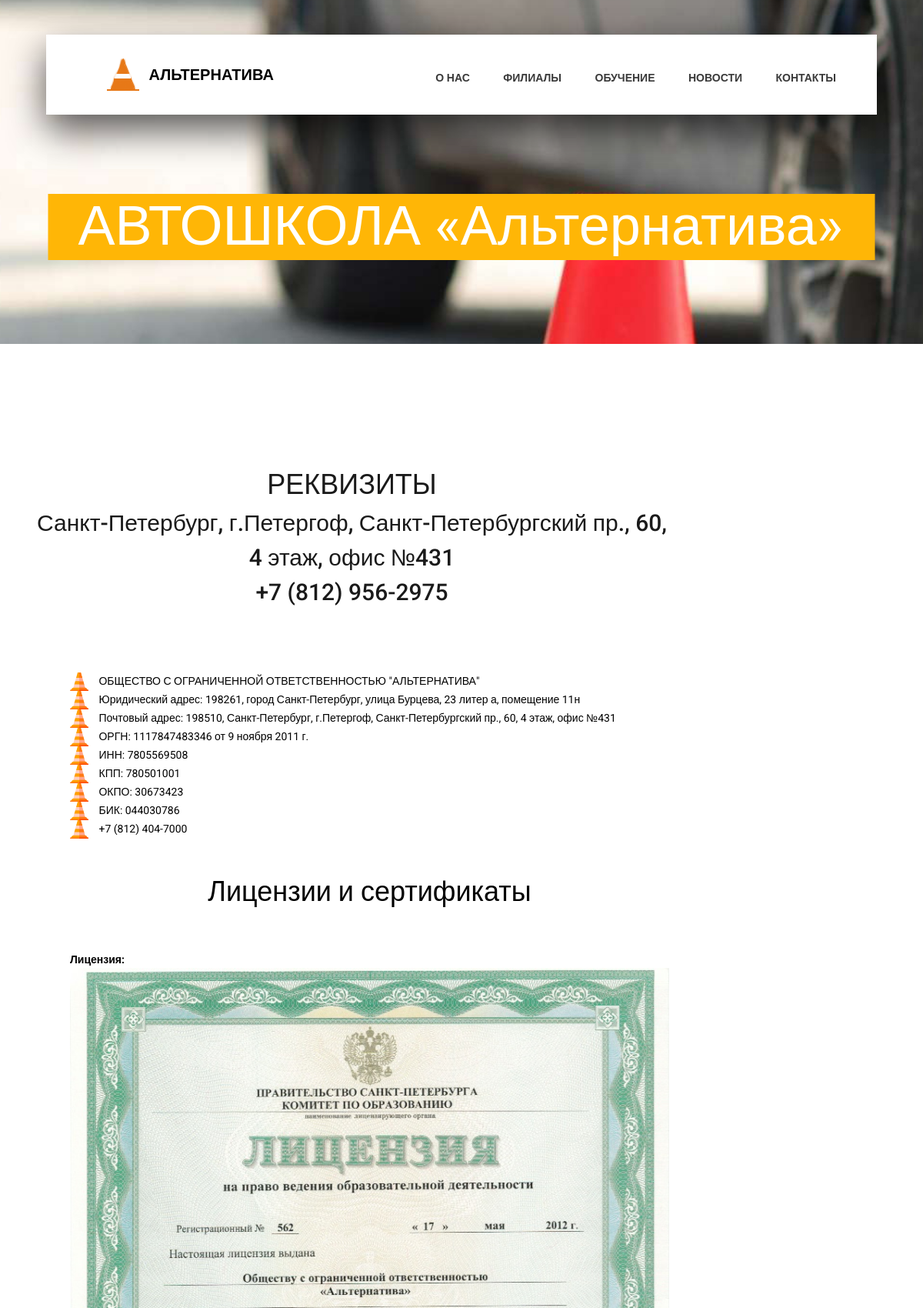
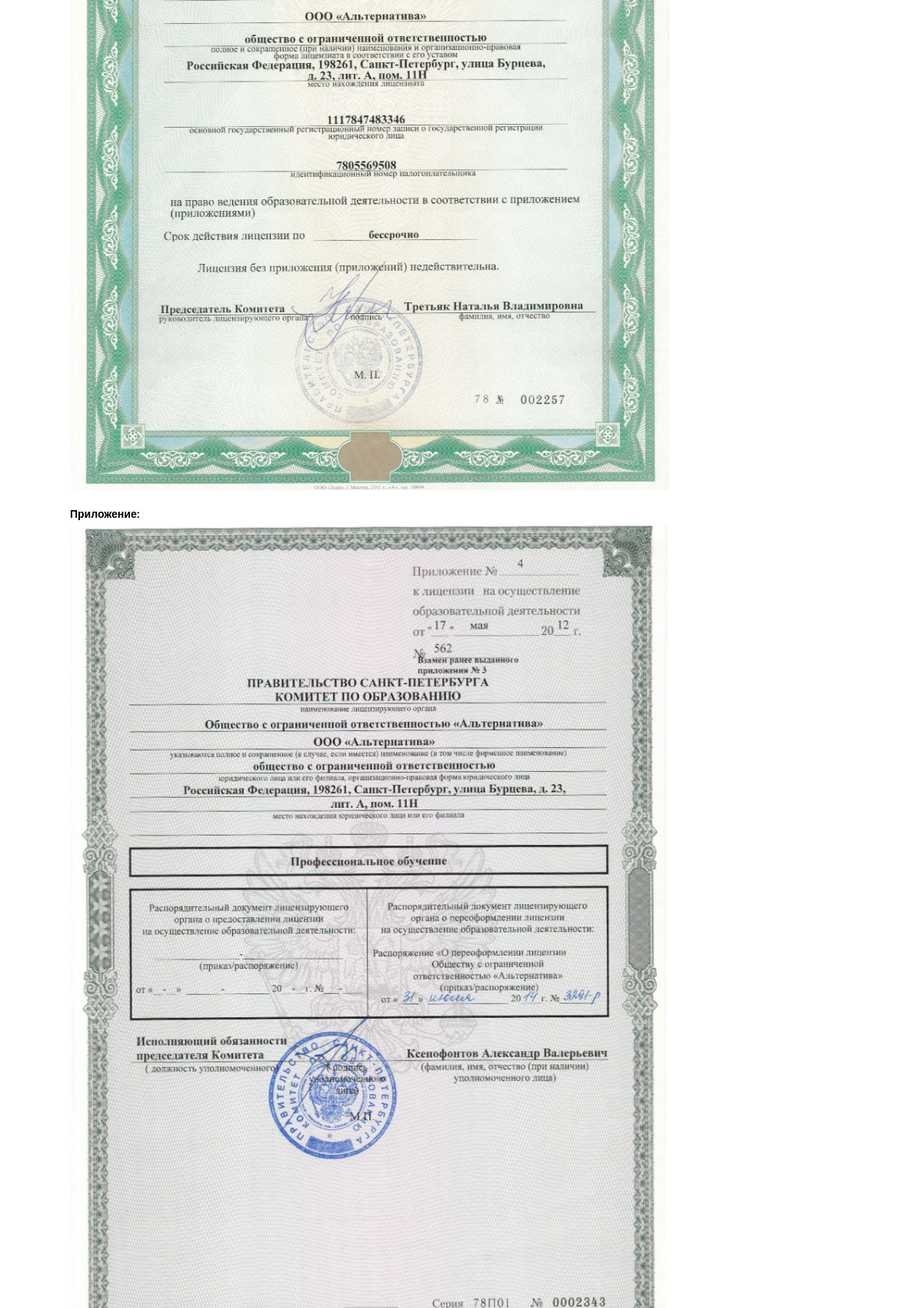
/contacts/ (upper part), run on the app's committed database (2 pictures, top to bottom).
### schooldriving/models.py (models this page shows, shortened)
class About(models.Model):
    title = models.CharField('Заголовок:', max_length=500)
    text = RichTextUploadingField('Текст', default=None)
    is_active = models.BooleanField('Активен:', default=True)
    class Meta:
        verbose_name = 'Реквизиты'
        verbose_name_plural = 'Реквизиты'

### schooldriving/views.py (the view)
# urls.py: path('contacts/', views.contacts, name='confidential'),
def contacts(request):
    about = About.objects.filter(id=1, is_active=True)
    return render(request, 'contacts.html', locals())

### schooldriving/templates/contacts.html (shortened to what this page needs)
<!DOCTYPE html>
<html lang="en">
<head>
    {% load static %}
    <link rel="stylesheet" type="text/css" href="{% static 'styles/bootstrap4/bootstrap.min.css' %}">
    <link href="{% static 'plugins/fontawesome-free-5.0.1/css/fontawesome-all.css' %}" rel="stylesheet" type="text/css">
    <link rel="stylesheet" type="text/css" href="{% static 'styles/main.css' %}">
    <link rel="stylesheet" type="text/css" href="{% static 'styles/main_responsive.css' %}">
</head>
<body>
<div class="super_container">
    <header class="header d-flex flex-row">
        <div class="header_content d-flex flex-row align-items-center">
            <div class="logo_container">
                <div class="logo">
                    <img src="{% static 'images/logo.png' %}" alt="">
                    <span><a id="logo-name" href="/">Альтернатива</a></span>
                </div>
            </div>
            <nav class="main_nav_container">
                <div class="main_nav">
                    <ul class="main_nav_list">
                        <li class="main_nav_item"><a href="/">О Нас</a></li>
                        <li class="main_nav_item"><a href="/classes">Филиалы</a></li>
                        <li class="main_nav_item"><a href="/#course">Обучение</a></li>
                        <li class="main_nav_item"><a href="/news">Новости</a></li>
                        <li class="main_nav_item"><a href="/contacts">Контакты</a></li>
                    </ul>
                </div>
            </nav>
        </div>
    </header>
    <div class="home_contact">
        <div class="home_background_container prlx_parent">
            <div class="home_background prlx"
                 style="background-image:url({% static 'images/news_background.jpg' %})"></div>
        </div>
        <div class="home_content">
            <h1>АВТОШКОЛА «Альтернатива»</h1>
        </div>
    </div>
    <div class="contact">
        <div class="container">
            <div class="row">
                {% for info in about %}
                <div class="col-lg-9">
                    <div class="about">
                        <div class="about_title text-center">{{ info.title }}</div>
                        {{ info.text | safe }}
                        </div>
                    </div>
                </div>
                {% endfor %}
            </div>
        </div>
    </div>
</div>
</body>
</html>

### schooldriving/static/styles/main.css (style rules this page uses)
* { margin: 0; padding: 0; -webkit-font-smoothing: antialiased; -webkit-text-shadow: rgba(0, 0, 0, .01) 0 0 1px; text-shadow: rgba(0, 0, 0, .01) 0 0 1px; }
body { font-family: 'Roboto', sans-serif; font-size: 14px; font-weight: 400; background: #FFFFFF; color: #a5a5a5; }
div { display: block; position: relative; -webkit-box-sizing: border-box; -moz-box-sizing: border-box; box-sizing: border-box; }
ul { list-style: none; margin-bottom: 0px; }
a { color: black; }
p { font-family: 'Roboto', sans-serif; font-size: 15px; line-height: 2.29; font-weight: 400; color: #a5a5a5; -webkit-font-smoothing: antialiased; -webkit-text-shadow: rgba(0, 0, 0, .01) 0 0 1px; text-shadow: rgba(0, 0, 0, .01) 0 0 1px; }
a, a:hover, a:visited, a:active, a:link { text-decoration: none; -webkit-font-smoothing: antialiased; -webkit-text-shadow: rgba(0, 0, 0, .01) 0 0 1px; text-shadow: rgba(0, 0, 0, .01) 0 0 1px; }
h1 { font-size: 36px; }
h1, h2, h3, h4, h5, h6 { font-family: 'Roboto', sans-serif; -webkit-font-smoothing: antialiased; -webkit-text-shadow: rgba(0, 0, 0, .01) 0 0 1px; text-shadow: rgba(0, 0, 0, .01) 0 0 1px; }
.super_container { width: 100%; overflow: hidden; }
.prlx_parent { overflow: hidden; }
.prlx { height: 130% !important; }
.header { position: fixed; top: 45px; left: 50%; -webkit-transform: translateX(-50%); -moz-transform: translateX(-50%); -ms-transform: translateX(-50%); -o-transform: translateX(-50%); transform: translateX(-50%); width: 1318px; height: 104px; background: #FFFFFF; z-index: 10; -webkit-transition: all 200ms ease; -moz-transition: all 200ms ease; -ms-transition: all 200ms ease; -o-transition: all 200ms ease; transition: all 200ms ease; }
.header_content { width: calc(100% - 260px); height: 100%; }
.header_content::before { display: block; position: absolute; top: 0; left: 0; width: 100%; height: 100%; content: ''; box-shadow: 0px 20px 49px rgba(0, 0, 0, 0.67); z-index: -1; }
.logo_container { display: inline-block; padding-left: 76px; }
.logo span { font-family: 'Open Sans', sans-serif; font-size: 20px; font-weight: 900; color: #3a3a3a; vertical-align: middle; text-transform: uppercase; margin-left: 3px; }
#logo-name { color: black !important; }
.main_nav_container { display: inline-block; margin-left: auto; padding-right: 93px; }
.main_nav { margin-top: 7px; }
.main_nav_item { display: inline-block; margin-right: 40px; }
.main_nav_item:last-child { margin-right: 0px; }
.main_nav_item a { font-family: 'Open Sans', sans-serif; font-size: 14px; text-transform: uppercase; font-weight: 700; color: #3a3a3a; -webkit-transition: all 200ms ease; -moz-transition: all 200ms ease; -ms-transition: all 200ms ease; -o-transition: all 200ms ease; transition: all 200ms ease; }
.home_contact { width: 100%; height: 447px; }
.home_background_container { position: absolute; top: 0; left: 0; width: 100%; height: 100%; }
.home_background { width: 100%; height: 100%; background-repeat: no-repeat; background-size: cover; background-position: center center; }
.home_content { position: absolute; left: 50%; bottom: 109px; -webkit-transform: translateX(-50%); -moz-transform: translateX(-50%); -ms-transform: translateX(-50%); -o-transform: translateX(-50%); transform: translateX(-50%); background: #ffb606; padding-top: 24px; padding-bottom: 18px; padding-left: 39px; padding-right: 42px; }
.home_content h1 { font-size: 72px; font-weight: 400; color: #FFFFFF; line-height: 0.5; white-space: nowrap; }
.contact { padding-top: 106px; padding-bottom: 117px; }
.about { margin-top: 50px; color: black; }
.about_title { font-size: 36px; font-weight: 500; color: #1a1a1a; }
.about p { color: black !important; font-size: 14px; }
.about_title_h1 { font-size: 30px; font-weight: 500; color: #1a1a1a; }
.contact_info { margin-top: 50px; padding-left: 46px; margin-bottom: 80px; }
.contact_info_icon { display: inline-block; width: 24px; height: 24px; vertical-align: middle; margin-right: 10px; }
.contact_info_icon img { width: 100%; }

### schooldriving/static/styles/main_responsive.css (style rules this page uses)
@media only screen and (max-width: 1380px) { .header { width: 1200px; } }
@media only screen and (max-width: 1380px) { .header_content { width: calc(100% - 219px); } }
@media only screen and (max-width: 1380px) { .main_nav_container { padding-right: 63px; } }
@media only screen and (max-width: 1280px) { .header { width: 90%; } }
@media only screen and (max-width: 1280px) { .header_content { width: 100%; } }
@media only screen and (max-width: 1280px) { .main_nav_container { padding-right: 53px; } }

### data on the page
About: title "РЕКВИЗИТЫ", text "Санкт-Петербург, г.Петергоф, Санкт-Петербургский пр., 60, 4 этаж, офис №431 +7 (812) 956-2975 ОБЩЕСТВО С ОГРАНИЧЕННОЙ ОТВЕТСТВЕННОСТЬЮ \"АЛЬТЕРНАТИВА\" Юридический адрес: 198261, город Санкт-Петербург, улица Бурцева, 23 литер а, помещение 11н Почтовый адрес: 198510, Санкт-Петербург, г.Петергоф, Санкт-Петербургский пр., 60, 4 этаж, офис №431 ОРГН: 1117847483346 от 9 ноября 2011 г. ИНН: 7805569508 КПП: 780501001 ОКПО: 30673423 БИК: 044030786 +7 (812) 404-7000 Лицензии и сертификаты Лицензия: Приложение:", text (picture)
